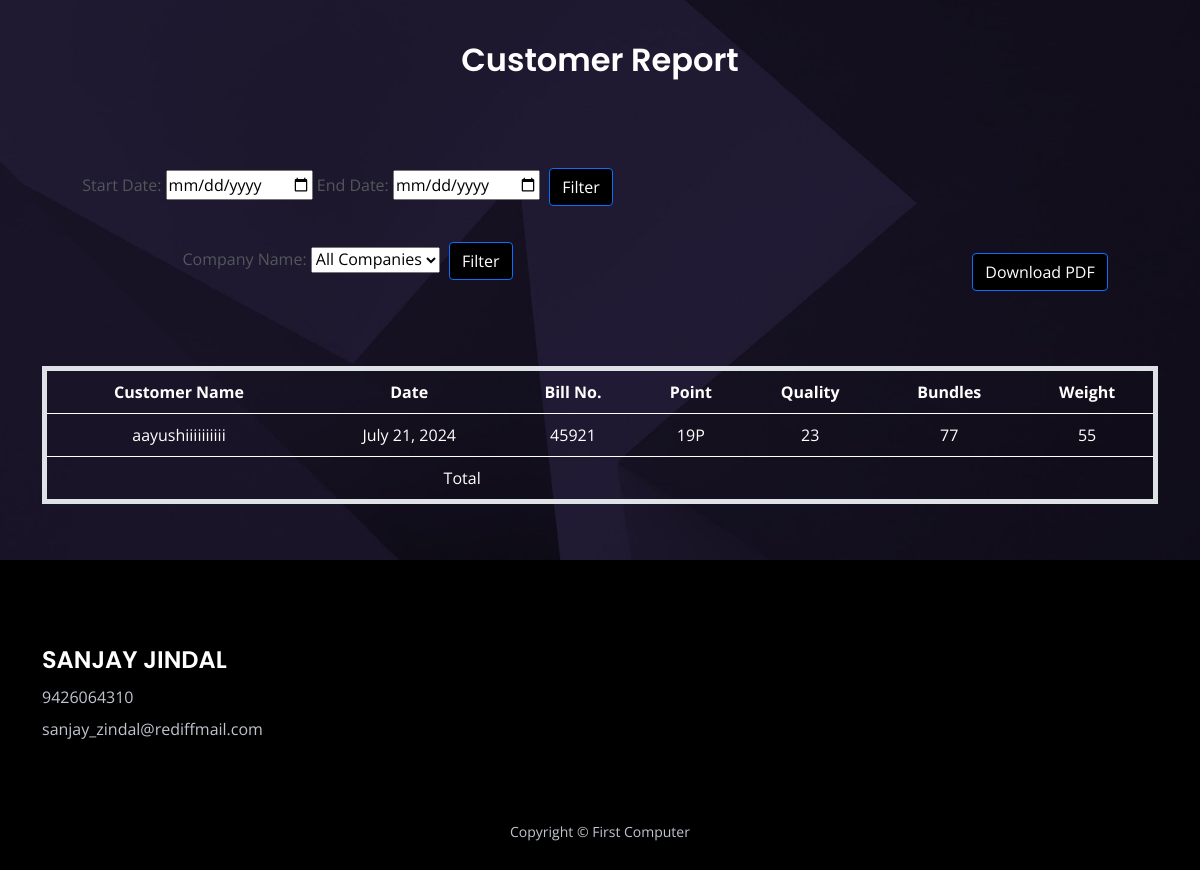
/customer_report/ (signed in), run on the app's committed database.
### app/models.py (models this page shows, shortened)
class Packing(models.Model):
    user = models.ForeignKey(User, on_delete=models.CASCADE, null=True, default=None)
    date_packing = models.DateField(max_length=20, blank=True, null=True)
    lot_no = models.CharField(max_length=100)
    quality = models.ForeignKey('Quality', on_delete=models.CASCADE)
    point = models.ForeignKey('Point', on_delete=models.CASCADE)
    brand = models.ForeignKey('Brand', on_delete=models.CASCADE)
    lot_kgs = models.FloatField()
    total_weight = models.DecimalField(max_digits=10, decimal_places=2, default=0.00)

class Selected(models.Model):
    packing = models.ForeignKey(Packing, on_delete=models.CASCADE)
    name = models.CharField(max_length=100, blank=True, null=True)
    bill_no = models.CharField(max_length=20, blank=True, null=True)
    date = models.DateField(max_length=20, blank=True, null=True)

class Bundle(models.Model):
    bundle_entry = models.ForeignKey(Packing, on_delete=models.CASCADE, related_name='bundles')
    bundle = models.CharField(max_length=100)
    grade = models.CharField(max_length=100)
    sizes = models.CharField(max_length=100)
    sheet = models.CharField(max_length=100)
    weight = models.CharField(max_length=100)
    remarks = models.CharField(max_length=200, blank=True, null=True)
    status = models.BooleanField(default=False)  # Field to track dispatch status
    bill_no = models.CharField(max_length=20, blank=True, null=True)

class Point(models.Model):
    user = models.ForeignKey(User, on_delete=models.CASCADE, blank=True, null=True)  # Add this field
    point = models.CharField(max_length=100)
    def __str__(self):
        return self.point

class Quality(models.Model):
    user = models.ForeignKey(User, on_delete=models.CASCADE, blank=True, null=True)  # Add this field
    quality_no = models.CharField(max_length=100)
    def __str__(self):
        return self.quality_no

### app/summary.py (the view)
# urls.py: path('customer_report/', summary.customer_report, name='customer_report'),
def customer_report(request):
    customers = Customer.objects.filter(user=request.user)
    packings = Packing.objects.filter(user=request.user)
    context = {
        'customers': customers,
        'packings': packings,
    }
    return render(request, 'summary/customer_report.html', context)

### app/templates/summary/customer_report.html (shortened to what this page needs)
{% load static %}
<!DOCTYPE html>
<html lang="en">
<head>
    <link href="{% static 'css/bootstrap.min.css' %}" rel="stylesheet">
    <link href="{% static 'css/fontawesome-all.min.css' %}" rel="stylesheet">
    <link href="{% static 'css/swiper.css' %}" rel="stylesheet">
    <link href="{% static 'css/styles.css' %}" rel="stylesheet">
</head>
<body>
    <div id="contact" class="form-1">
        <div class="container">
            <h2 class="h2-heading">Customer Report</h2>
            <br><br>
            <div class="date-filter" style="position:relative;left:-250px;top:13px;">
                <label for="startDate">Start Date: </label>
                <input type="date" id="startDate">
                <label for="endDate">End Date: </label>
                <input type="date" id="endDate">
                <button class="btn btn-primary" onclick="filterAndCalculateTotal()">Filter</button>
            </div>
            <br>
            <div class="company-filter" style="position:relative;left:-250px;top:13px;">
                <label for="companyName">Company Name: </label>
                <select id="companyName">
                    <option value="">All Companies</option>
                </select>
                <button class="btn btn-primary" onclick="filterAndCalculateTotal()">Filter</button>
            </div>
            <br>
            <button id="downloadPdf" class="btn btn-primary" style="position:relative;left:440px;top:-50px;">Download PDF</button>
            <div class="table-responsive">
                <table class="table table-striped" id="packingTable">
                    <thead>
                        <tr>
                            <th>Customer Name</th>
                            <th>Date</th>
                            <th>Bill No.</th>
                            <th>Point</th>
                            <th>Quality</th>
                            <th>Bundles</th>
                            <th>Weight</th>
                        </tr>
                    </thead>
                    <tbody>
                        {% for packing in packings %}
                            {% for bundle in packing.bundles.all %}
                                {% if bundle.status %}
                                    <tr>
                                        <td>{{ packing.selected_set.first.name }}</td>
                                        <td>{{ packing.date_packing }}</td>
                                        <td>{{ bundle.bill_no }}</td>
                                        <td>{{ packing.point }}</td>
                                        <td>{{ packing.quality }}</td>
                                        <td>{{ bundle.bundle }}</td>
                                        <td>{{ bundle.weight }}</td>
                                    </tr>
                                {% endif %}
                            {% endfor %}
                        {% endfor %}
                    </tbody>
                    <tfoot id="totalRow">
                        <tr>
                            <td colspan="5">Total</td>
                            <td id="totalBundles"></td>
                            <td id="totalWeight"></td>
                        </tr>
                    </tfoot>
                </table>
            </div>
        </div>
    </div>
    <div class="footer">
        <div class="container">
            <div class="row">
                <div class="col-lg-12">
                    <div class="footer-col second">
                        <h4 style="color:white"><br><br>SANJAY JINDAL</h4>
                        <ul class="list-unstyled li-space-lg p-big">
                            <li>9426064310</li>
                            <li>sanjay_zindal@rediffmail.com</li>
                        </ul>
                    </div>
                </div>
            </div>
        </div>
    </div>
    <div class="copyright">
        <div class="container">
            <div class="row">
                <div class="col-lg-12">
                    <p class="p-small">Copyright © First Computer</p>
                </div>
            </div>
        </div>
    </div>
</body>
</html>

### app/static/css/styles.css (style rules this page uses)
body, html { width: 100%; height: 100%; }
body, p { color: #53575a; font: 400 1rem/1.625rem "Open Sans", sans-serif; }
h2 { color: #2b2b4f; font-weight: 600; font-size: 2rem; line-height: 2.5rem; font-family: "Poppins" }
h4 { color: #2b2b4f; font-weight: 600; font-size: 1.5rem; line-height: 2rem; font-family: "Poppins" }
.p-small { font-size: 0.875rem; line-height: 1.5rem; }
.li-space-lg li { margin-bottom: 0.5rem; }
.form-1 { padding-top: 9.5rem; padding-bottom: 8.75rem; background: url('../images/contact-background.jpg') center center no-repeat; background-size: cover; text-align: center; }
.form-1 .h2-heading { margin-bottom: 1.125rem; color: #ffffff; }
.footer { padding-top: 6.5rem; padding-bottom: 2rem; background-color: #121015; }
.footer .footer-col { margin-bottom: 3rem; }
.footer p, .footer a, .footer ul { color: #bfc4cd; }
.footer .li-space-lg li { margin-bottom: 0.375rem; }
.copyright { padding-bottom: 1rem; background-color: #121015; text-align: center; }
.copyright p, .copyright a { color: #bfc4cd; text-decoration: none; }
@media (min-width: 992px) { .h2-heading { width: 35.25rem; margin-right: auto; margin-left: auto; } }
@media (min-width: 992px) { .footer .footer-col { margin-bottom: 2rem; } }
@media (min-width: 992px) { .footer .footer-col.second { display: inline-block; width: 320px; margin-right: 1.75rem; vertical-align: top; } }
@media (min-width: 1200px) { .container { max-width: 1140px; } }
@media (min-width: 1200px) { .footer .footer-col.second { margin-right: 6.5rem; } }

### app/templates/summary/customer_report.html (style rules this page uses)
.form-1 { padding: 40px 0; }
.h2-heading { margin-bottom: 30px; }
.btn { margin: 5px; }
.footer { background-color: #000; color: white; padding: 20px 0; }
.footer-col { margin-bottom: 20px; }
.copyright { background-color: #000; color: white; padding: 10px 0; }
.table-responsive { margin-top: 20px; }
table { color: white; border: 5px solid white; }
th, td { color: white !important; }
.btn-primary { background-color: black; }

### data on the page
Packing: selected_set.first.name "aayushiiiiiiiiii", date_packing "July 21, 2024", point "19P", quality "23"
Bundle: bill_no "45921", bundle "77", weight "55"
